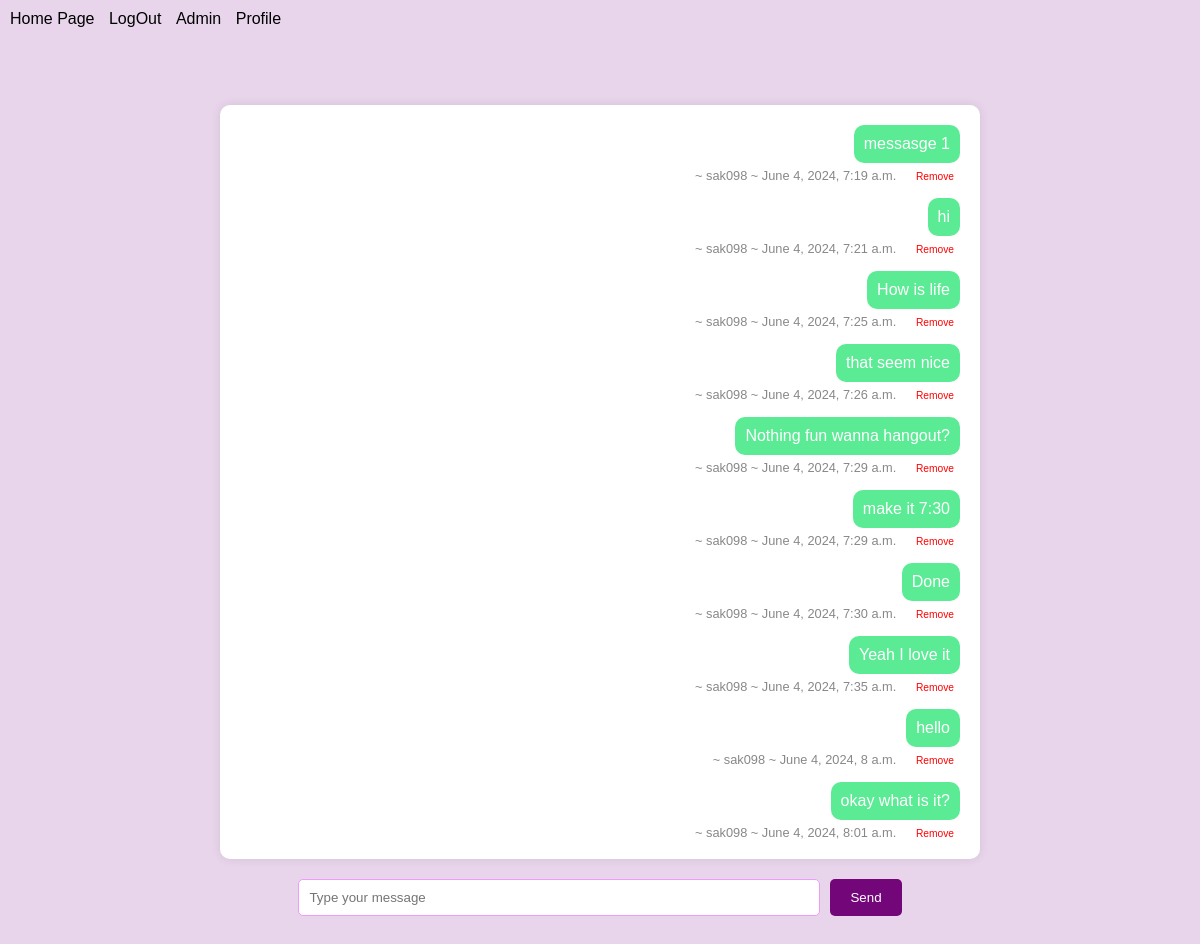
Before: /member/chat-with-sellor/23/ (signed in) with the older database file.
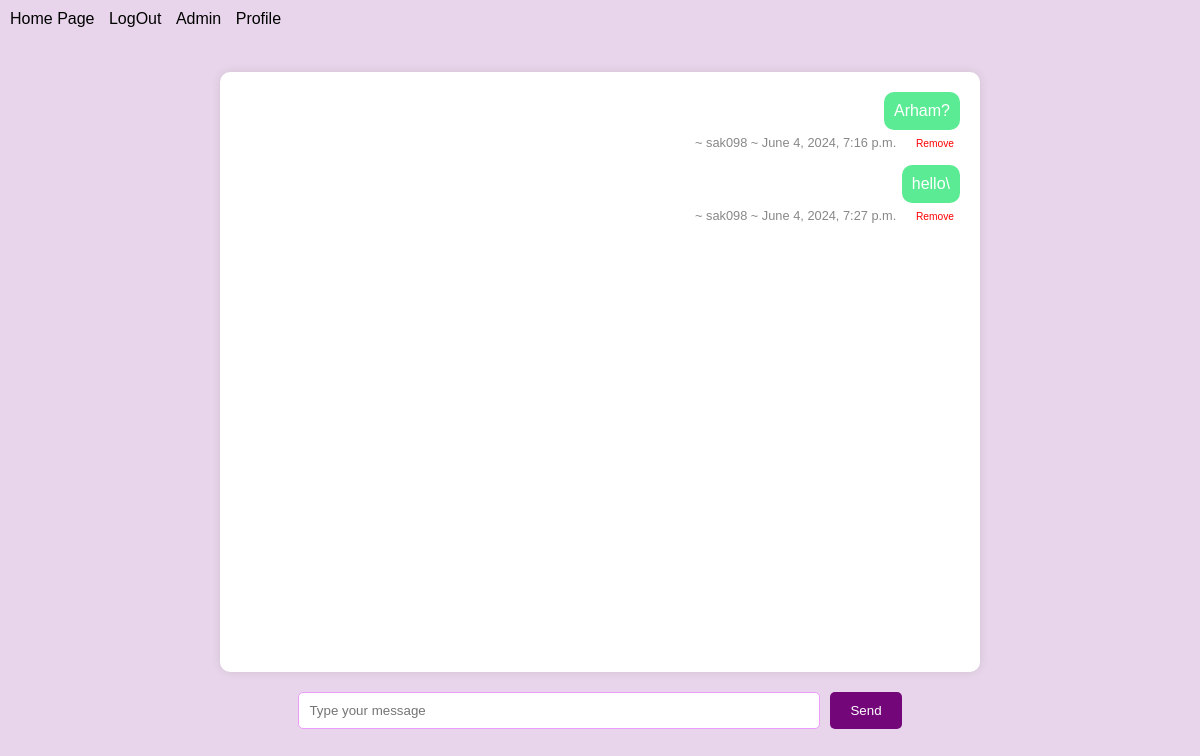
After: the same page with the newer database file.
### member/models.py (models this page shows, shortened)
class Messages(models.Model):
    product = models.ForeignKey(Products,on_delete=models.CASCADE,related_name='product')
    sender = models.ForeignKey(User, on_delete=models.CASCADE,related_name='sender')
    receiver = models.ForeignKey(User, on_delete=models.CASCADE, related_name='receiver')
    message = models.TextField(max_length=500)
    read = models.BooleanField(default=False)
    conversation_time = models.DateTimeField(auto_now_add= True)
    attachment = models.FileField(upload_to=f'users/chats/attachments', null=True,blank=True)

### member/views.py (the view)
# urls.py: path('chat-with-sellor/<int:pk>/',views.chat,name="chat"),
def chat(request,pk):
    if request.user.is_authenticated:
        product = get_object_or_404(Products, id = pk)
        receiver = product.name
        all_chats = Messages.objects.filter(sender = request.user,receiver = receiver)
        context ={
            'request':request,
            'all_chats':all_chats,
            'product':product
        }
        return render(request,'member/chat_page.html',context)
    else:
        return redirect('registration:login')

### member/templates/member/chat_page.html (shortened to what this page needs)
{% load static %}
<!DOCTYPE html>
<html lang="en">
<head>
    <link rel="stylesheet" href="{% static 'member/chat_page_style.css' %}">
</head>
<body>
    <nav>
        <a href="{% url 'product:home' %}">Home Page</a>
        {% if request.user.is_authenticated %}
            <a href="{% url 'registration:signout' %}">LogOut</a>
        {% else %}
            <a href="{% url 'registration:login' %}">LogIn</a>
        {% endif %}
        <a href="/admin/">Admin</a>
        {% if request.user.is_authenticated %}
        <a href="{% url 'member:profile' request.user.username %}">Profile</a>
        {% endif %}
    </nav>
    <div class="chats">
        {% for chat in all_chats %}
        <div class="chat-message {% if chat.sender == request.user %} me {% else %} sellor {% endif %}">
            <label class="body">{{ chat.message }}</label>
            <div class="info">
                ~ {{ chat.sender.username }} ~ {{ chat.conversation_time }}
                <button class="delete_message" onclick=location.href='{% url "member:remove_message" chat.id product.id %}' name="remove_btn">Remove</button>
            </div>
        </div>
        {% endfor %}
    </div>
    <form action="{% url 'member:chat_system'  product.id %}" method="post">
        <input type="text" name="message" placeholder="Type your message" required>
        <input type="submit" value="Send">
    </form>
</body>
</html>

### member/static/member/chat_page_style.css (style rules this page uses)
body { font-family: Arial, sans-serif; background: #e8d5eb; margin: 0; padding: 0; display: flex; flex-direction: column; align-items: center; height: 100vh; justify-content: center; }
nav { position: fixed; top: 10px; left: 10px; }
nav a { color: #000; text-decoration: none; margin-right: 10px; font-size: 1em; }
.chats { width: 60%; max-width: 800px; background: #fff; padding: 20px; border-radius: 10px; box-shadow: 0 0 10px rgba(0, 0, 0, 0.1); overflow-y: auto; height: 70vh; margin-bottom: 20px; }
.chat-message { display: flex; flex-direction: column; margin-bottom: 15px; }
.chat-message label { background: #e0e0e0; padding: 10px; border-radius: 10px; max-width: 70%; word-wrap: break-word; }
.chat-message.me label { background: #4a69bd; color: #fff; align-self: flex-end; }
.chat-message.me label { background: #5beb94; color: #fff; align-self: flex-end; }
.chat-message .info { font-size: 0.8em; color: #888; margin-top: 5px; }
.chat-message.me .info { align-self: flex-end; }
form { display: flex; justify-content: center; width: 100%; }
form input[type="text"] { width: 50%; max-width: 500px; padding: 10px; border: 1px solid #ed9cfb; border-radius: 5px; margin-right: 10px; outline: none; }
form input[type="submit"] { padding: 10px 20px; border: none; border-radius: 5px; background: #730779; color: white; cursor: pointer; }
.delete_message { background: none; border: none; color: red; cursor: pointer; font-size: 0.8em; margin-left: 10px; }

Changed rows visible on the page:
removed Messages: message "messasge 1", sender.username "sak098", conversation_time "June 4, 2024, 7:19 a.m."
removed Messages: message "hi", sender.username "sak098", conversation_time "June 4, 2024, 7:21 a.m."
removed Messages: message "How is life", sender.username "sak098", conversation_time "June 4, 2024, 7:25 a.m."
removed Messages: message "that seem nice", sender.username "sak098", conversation_time "June 4, 2024, 7:26 a.m."
removed Messages: message "Nothing fun wanna hangout?", sender.username "sak098", conversation_time "June 4, 2024, 7:29 a.m."
removed Messages: message "make it 7:30", sender.username "sak098", conversation_time "June 4, 2024, 7:29 a.m."
removed Messages: message "Done", sender.username "sak098", conversation_time "June 4, 2024, 7:30 a.m."
removed Messages: message "Yeah I love it", sender.username "sak098", conversation_time "June 4, 2024, 7:35 a.m."
removed Messages: message "hello", sender.username "sak098", conversation_time "June 4, 2024, 8 a.m."
removed Messages: message "okay what is it?", sender.username "sak098", conversation_time "June 4, 2024, 8:01 a.m."
added Messages: message "Arham?", sender.username "sak098", conversation_time "June 4, 2024, 7:16 p.m."
added Messages: message "hello\\", sender.username "sak098", conversation_time "June 4, 2024, 7:27 p.m."
